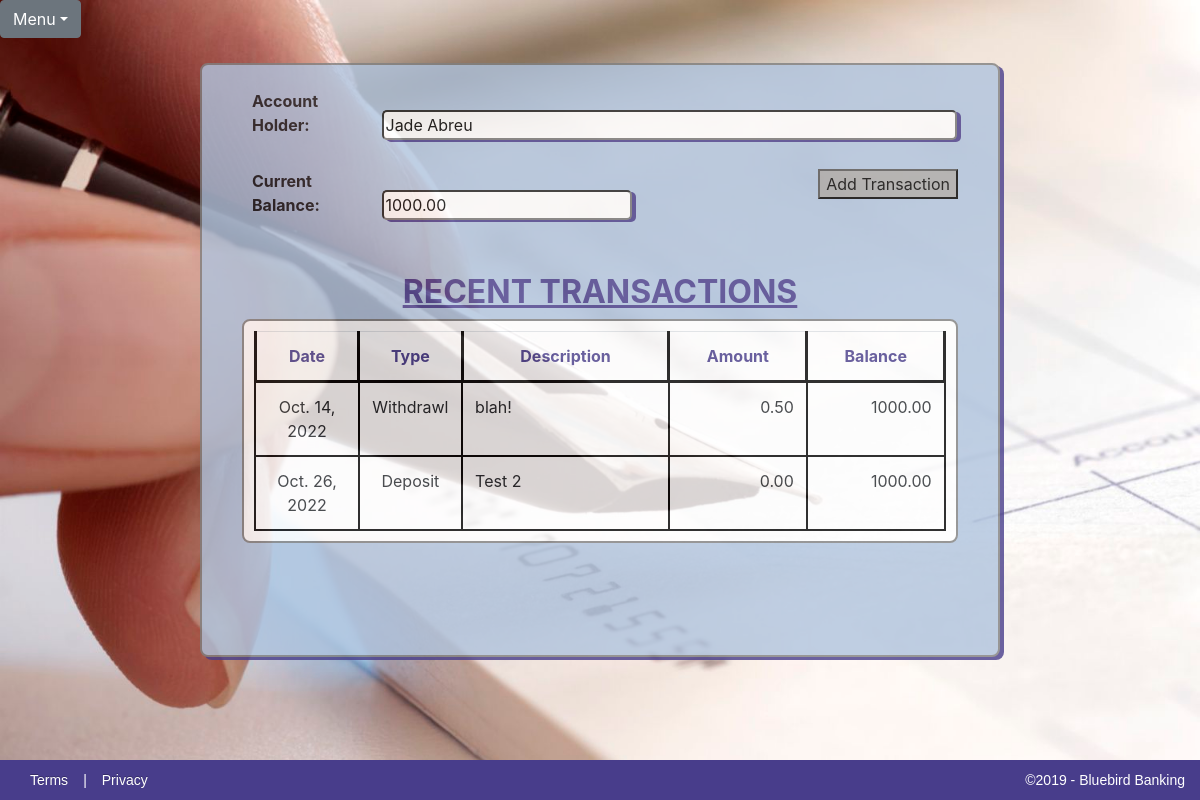
Page /1/balance/ on the committed database.
### Checkbook/models.py (models this page shows)
class Account(models.Model):
    First_Name = models.CharField(max_length=60)
    Last_Name = models.CharField(max_length=60)
    Starting_Balance = models.DecimalField(default=0.00, max_digits=10000 , decimal_places=2)
    Accounts = models.Manager()
    def __str__(self):
        return self.First_Name + ' ' + self.Last_Name

class Transaction(models.Model):
    Date_of_Transaction = models.DateField(auto_now_add=True)
    Type_of_Transaction = models.CharField(max_length=60, choices=transaction_choices)
    Amount = models.DecimalField(default=0.00, max_digits=10000 , decimal_places=2)
    Description = models.TextField(max_length=300, default="", blank=True)
    account = models.ForeignKey(Account, on_delete=models.CASCADE)  #Define a variable to reference the Account class defined above.
    Transactions = models.Manager()

### Checkbook/views.py (the view)
# urls.py: path('<int:pk>/balance/', views.balance, name='balance'),
def balance(request,pk):
    account = get_object_or_404(Account, pk=pk)     #Retrieve the requested account using its pk(primary key)
    transactions = Transaction.Transactions.filter(account=pk)  #Retrieve all of that accounts' transactions via the model Manager. Apply the filter option, filter by pk.
    current_total = account.Starting_Balance        #Create account total variable, starting with whatever was declared when record was created
    table_contents = {}     #Create a dictionary into which transaction info will be placed
    for t in transactions:  #Loop through (every attribute of) transactions and determine which meets the following condition
        if t.Type_of_Transaction == 'Deposit':
            current_total += t.Amount #If type=deposit, add Amount* to balance. *Amount is an attribute defined in the model definition in models.py.
            table_contents.update({t:current_total})    #Add transaction and total to the dictionary
        else:
            current_total -= t.Amount   #If type is a withdrawl (the only other option), subtract the amount from balance
            table_contents.update({t:current_total})    #Add transaction and total to the dictionary
    content = {'account':account, 'table_contents':table_contents, 'balance':current_total}
    return render(request, 'checkbook/BalanceSheet.html',content)

### Checkbook/templates/checkbook/BalanceSheet.html (shortened to what this page needs)
{% extends 'checkbook_base.html' %}
{% block content %}
			<div id="all-transactions-form">
				<form>
					<br>
					<label>Account Holder:</label>
					<input id="accountholder" type="text" name="accountHolder" value="{{account}}" readonly>
					<br><br>
					<label>Current Balance:</label>
					<input id="balance" type="text" name="currentBalance" value="{{balance}}" readonly>
					<a href="{% url 'transaction'%}"><button type="button">Add Transaction</button></a>
				</form>
				<br><br>
			</div>
			<h2>RECENT TRANSACTIONS</h2>
			<table class="table table-responsive" id ="transactions-table">
				<tr id="headerRow">
					<th>Date</th>
					<th>Type</th>
					<th>Description</th>
					<th>Amount</th>
					<th>Balance</th>
				</tr>
				{% for key, total in table_contents.items %}
				<tr>
					<td class="center">{{key.Date_of_Transaction}}</td>
					<td class="center">{{key.Type_of_Transaction}}</td>
					<td class="left">{{key.Description}}</td>
					<td class="right">{{key.Amount}}</td>
					<td class="right">{{total}}</td>
				</tr>
				{% endfor %}
			</table>
			<br><br>
{% endblock %}

### Checkbook/templates/checkbook_base.html (shortened to what this page needs)
{% load static %}
<!DOCTYPE html>
<html lang="en">
	<head>
		<link rel="stylesheet" href="{% static '/CSS/CheckbookApp.css' %}">
		<link rel="stylesheet" href="https://stackpath.bootstrapcdn.com/bootstrap/4.3.1/css/bootstrap.min.css">
		<link rel="stylesheet" href="https://maxcdn.bootstrapcdn.com/font-awesome/4.7.0/css/font-awesome.min.css">
	</head>
	<header>
		<div class="JavaScriptDropdown">
			<div class="btn-group">
				<button type="button" class="btn btn-secondary dropdown-toggle" data-toggle="dropdown">Menu</button>
			</div>
		</div>
	</header>
	<body id="body">
		<div class="checkbook-container">
			{% block content %}{% endblock %}
			<br><br>
		</div>
		<section id="block-footer">
			<p id="footer-right"><a href="#">Terms</a>|<a href="#">Privacy</a></p>
			<p id="footer-left">&copy;2019 - Bluebird Banking</p>
		</section>
	</body>
</html>

### Checkbook/static/css/CheckbookApp.css (style rules this page uses)
html, body { height: cover; width: cover; }
body { font-family: Lucida Sans Unicode; text-align: center; background-image: url('../../static/images/CheckCalligraphyPen.jpg'); -webkit-background-size: cover; -moz-background-size: cover; -o-background-size: cover; background-size: cover; overflow: scroll; background-repeat: no-repeat; }
label { width: 125px; margin-left: 50px; font-weight: bold; opacity: initial; }
input, select { width: 500px; border-radius: 5px; box-shadow: 4px 2px darkslateblue; }
th { border: 3px solid black; }
tr td { height: 25px; border: 2px solid black; word-wrap: normal; vertical-align: top; width: auto; }
#headerRow { color: darkslateblue; text-align: center; }
.center { text-align: center; width: 15%; }
.left { padding-left: 10px; width: 30%; word-wrap: normal; }
.right { padding-right: 5px; width: 20%; text-align: right; }
.JavaScriptDropdown { position: relative; margin-top: 0; }
.checkbook-container { opacity: 0.8; position: relative; width: 800px; height: auto; border-radius: 8px; border: 2px solid gray; box-shadow: 4px 3px darkslateblue; margin-left: auto; margin-right: auto; margin-top: 25px; background-color: lightsteelblue; }
.checkbook-container h2 { color: darkslateblue; font-size: 32px; font-weight: bold; text-align: center; text-decoration: underline; }
#all-transactions-form { position: relative; }
#all-transactions-form button { background-color: darkgray; position: relative; right: 40px; float: right; }
#accountholder { width: 575px; }
#balance { width: 250px; }
#transactions-table { background-color:white; width: 90%; height: auto; margin-right: auto; margin-left: auto; padding: 10px; border: 2px solid gray; border-collapse: collapse; border-radius: 8px; table-layout: auto; float: center; position: relative; }
.checkbook-container button, .new-account-button, .otherbtn { background-color: darkgray; display: block; margin-left: auto; margin-right: auto; }
#block-footer { clear: both; display: flex; width: 100%; -moz-box-sizing: border-box; margin: 0 auto; background-color: darkslateblue; position: fixed; bottom: 0; height: 40px; }
#block-footer a, #block-footer p { flex: 1; color: white; padding: 15px 15px; font-size: 14px; line-height: 10px; font-family:'PT Sans', Arial, Helvetica, sans-serif; }
#footer-left { width: 40%; text-align: right; }
#block-footer { float:left; clear:both; width:100%; }
#block-footer a { color: white; text-shadow: 0 -1px 0 rgba(0, 0, 0, 0.25); text-decoration: none; outline: medium none; }

### rows in the picture
Account: accountHolder "Jade Abreu"
Transaction: Date_of_Transaction "Oct. 14, 2022", Type_of_Transaction "Withdrawl", Description "blah!", Amount "0.50", total "1000.00"
Transaction: Date_of_Transaction "Oct. 26, 2022", Type_of_Transaction "Deposit", Description "Test 2", Amount "0.00", total "1000.00"
